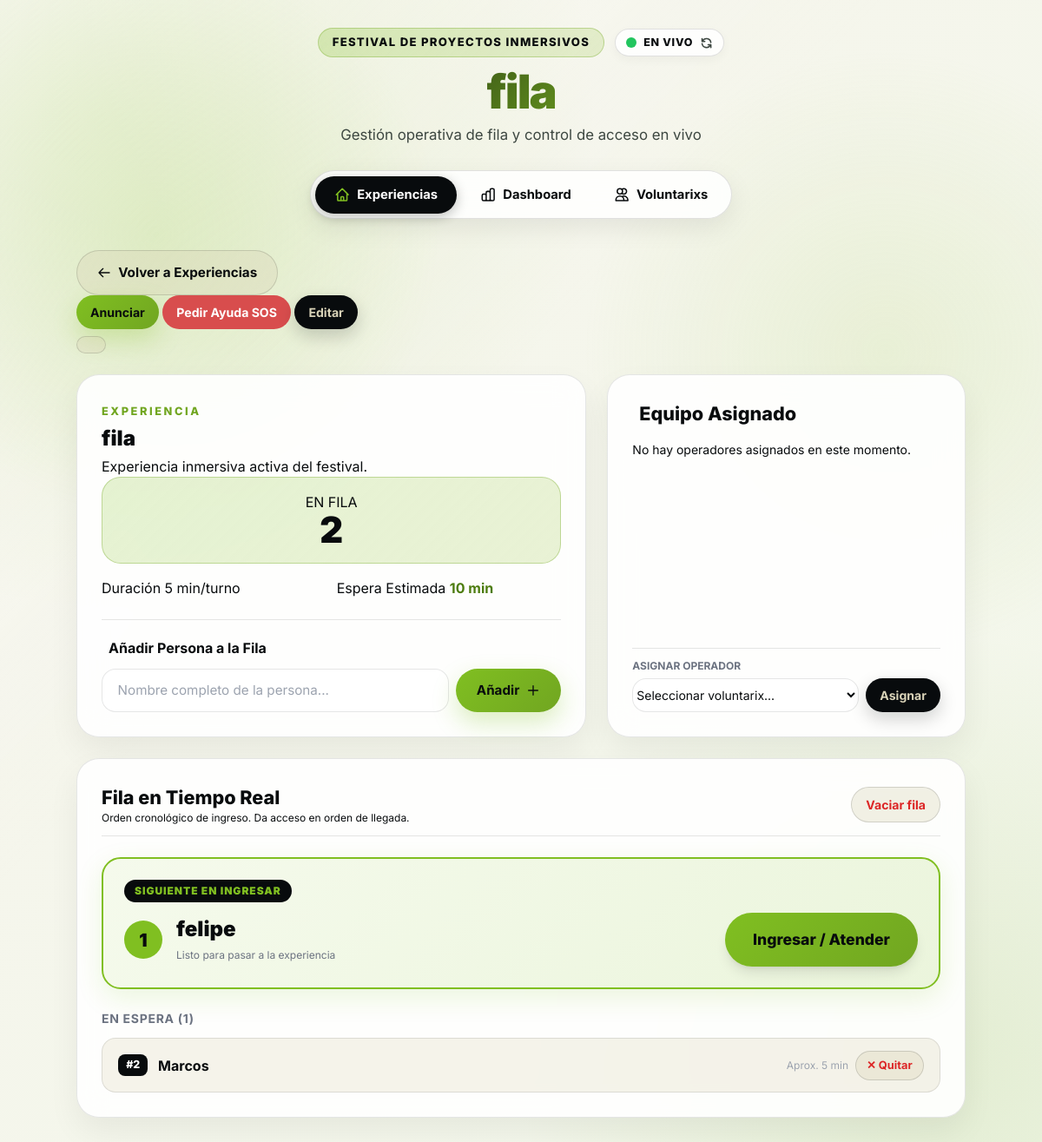
Page /attraction/2 on the committed database.
### tables this page shows
CREATE TABLE attractions (
                id INTEGER PRIMARY KEY AUTOINCREMENT,
                name TEXT NOT NULL UNIQUE,
                description TEXT,
                duration_minutes INTEGER DEFAULT 5
            );

CREATE TABLE queue (
                id INTEGER PRIMARY KEY AUTOINCREMENT,
                attraction_id INTEGER NOT NULL,
                person_name TEXT NOT NULL,
                timestamp DATETIME DEFAULT CURRENT_TIMESTAMP,
                FOREIGN KEY (attraction_id) REFERENCES attractions (id)
            );

### Fila-experiencias--main/app.py (the view)
@app.route('/attraction/<int:attraction_id>')
def attraction_detail(attraction_id):
    conn = get_db_connection()
    cursor = execute_query(conn, 'SELECT * FROM attractions WHERE id = ?', (attraction_id,))
    attraction = cursor.fetchone()
    cursor = execute_query(conn, 'SELECT * FROM queue WHERE attraction_id = ? ORDER BY timestamp', (attraction_id,))
    queue = cursor.fetchall()
    cursor = execute_query(conn, """
        SELECT * FROM volunteers
        WHERE attraction_id = ?
        ORDER BY name
    """, (attraction_id,))
    volunteers = cursor.fetchall()
    cursor = execute_query(conn, 'SELECT * FROM volunteers ORDER BY name')
    all_volunteers = cursor.fetchall()
    release_db_connection(conn)
    if attraction is None:
        return "Experiencia no encontrada", 404
    return render_template('attraction.html',
        attraction=attraction, queue=queue, volunteers=volunteers, all_volunteers=all_volunteers)

### Fila-experiencias--main/app.py (called while the page is built)
def get_db_connection():
    try:
        if USE_POSTGRES:
            if pg_pool:
                return pg_pool.getconn()
            else:
                import psycopg2
                return psycopg2.connect(DATABASE_URL, sslmode='require')
        else:
            import sqlite3
            conn = sqlite3.connect('event_attractions.db')
            conn.row_factory = sqlite3.Row
            return conn
    except Exception as e:
        print(f"Error de base de datos: {e}")
        raise

def release_db_connection(conn):
    if USE_POSTGRES and pg_pool and conn:
        pg_pool.putconn(conn)
    elif conn:
        conn.close()

def execute_query(conn, query, params=None):
    if USE_POSTGRES:
        import psycopg2.extras
        cursor = conn.cursor(cursor_factory=psycopg2.extras.RealDictCursor)
        query = query.replace('?', '%s')
    else:
        cursor = conn.cursor()
    if params:
        cursor.execute(query, params)
    else:
        cursor.execute(query)
    return cursor

### Fila-experiencias--main/templates/attraction.html (shortened to what this page needs)
{% extends 'base.html' %}
{% block page_title %}{{ attraction.name }}{% endblock %}
{% block page_subtitle %}Gestión operativa de fila y control de acceso en vivo{% endblock %}
{% block content %}
<div class="content-wrapper">
    <div class="toolbar-row">
        <a href="{{ url_for('index') }}" class="button button-muted">
            <svg class="w-4 h-4" fill="none" stroke="currentColor" viewBox="0 0 24 24"><path stroke-linecap="round" stroke-linejoin="round" stroke-width="2" d="M10 19l-7-7m0 0l7-7m-7 7h18"></path></svg>
            <span>Volver a Experiencias</span>
        </a>
        <div class="button-row">
            <button type="button" class="button button-primary btn-sm" onclick="toggleAnnouncementModal()">
                 Anunciar
            </button>
            <button type="button" class="button button-danger btn-sm" onclick="toggleSosModal()">
                 Pedir Ayuda SOS
            </button>
            <a href="{{ url_for('edit_attraction', attraction_id=attraction.id) }}" class="button button-secondary btn-sm">
                 Editar
            </a>
            <form action="{{ url_for('delete_attraction', attraction_id=attraction.id) }}" method="post" onsubmit="return confirm('¿Seguro que deseas eliminar esta experiencia?')">
                <button type="submit" class="button button-muted btn-sm text-red-600">
                </button>
            </form>
        </div>
    </div>
    <div class="grid gap-6 lg:grid-cols-12">
        <div class="card lg:col-span-7 flex flex-col justify-between">
            <div>
                <div class="section-header mb-4">
                    <div>
                        <span class="eyebrow">EXPERIENCIA</span>
                        <h2 class="text-2xl font-black text-expy-dark mb-1">{{ attraction.name }}</h2>
                        <p class="text-muted">{{ attraction.description or 'Experiencia inmersiva activa del festival.' }}</p>
                    </div>
                    <div class="stats-box-large">
                        <span class="stat-label">EN FILA</span>
                        <span class="stat-value-highlight">{{ queue|length }}</span>
                    </div>
                </div>
                <div class="grid grid-cols-2 gap-3 mt-4">
                    <div class="info-card">
                        <span class="info-label"> Duración</span>
                        <span class="info-value">{{ attraction.duration_minutes or 5 }} min/turno</span>
                    </div>
                    <div class="info-card">
                        <span class="info-label"> Espera Estimada</span>
                        <span class="info-value {% if (queue|length * (attraction.duration_minutes or 5)) > 30 %}text-red-600 font-bold{% elif queue|length > 0 %}text-lime-700 font-bold{% endif %}">
                            {% if queue|length > 0 %}
                                {{ (queue|length * (attraction.duration_minutes or 5)) }} min
                            {% else %}
                                0 min (Libre)
                            {% endif %}
                        </span>
                    </div>
                </div>
            </div>
            <div class="quick-add-section mt-6 pt-5 border-t border-black/10">
                <h3 class="text-base font-bold text-expy-dark mb-3 flex items-center gap-2">
                     Añadir Persona a la Fila
                </h3>
                <form action="{{ url_for('add_to_queue', attraction_id=attraction.id) }}" method="post" class="flex gap-2">
                    <input id="person_name" name="person_name" type="text" required placeholder="Nombre completo de la persona..." class="flex-1 !py-3" autofocus autocomplete="off">
                    <button type="submit" class="button button-primary whitespace-nowrap px-6">
                        <span>Añadir</span>
                        <svg class="w-4 h-4" fill="none" stroke="currentColor" viewBox="0 0 24 24"><path stroke-linecap="round" stroke-linejoin="round" stroke-width="2" d="M12 4v16m8-8H4"></path></svg>
                    </button>
                </form>
            </div>
        </div>
        <div class="card lg:col-span-5 flex flex-col justify-between">
            <div>
                <h3 class="section-title flex items-center gap-2">
                     Equipo Asignado
                </h3>
                {% if volunteers %}
                <div class="stacked-list max-h-52 overflow-y-auto pr-1">
                    {% for v in volunteers %}
                    <div class="volunteer-pill-row">
                        <div>
                            <p class="font-bold text-sm text-expy-dark">{{ v.name }}</p>
                            <span class="status-indicator-dot
                                {% if v.status == 'activo' %}dot-active
                                {% elif v.status == 'descanso' %}dot-break
                                {% elif v.status == 'comiendo' %}dot-eating
                                {% else %}dot-out{% endif %}">
                                {{ v.status|capitalize }}
                            </span>
                        </div>
                        <form action="{{ url_for('unassign_volunteer_from_attraction', attraction_id=attraction.id, volunteer_id=v.id) }}" method="post">
                            <button type="submit" class="button button-muted btn-xs" title="Quitar asignación">Quitar</button>
                        </form>
                    </div>
                    {% endfor %}
                </div>
                {% else %}
                <p class="text-muted text-sm my-4">No hay operadores asignados en este momento.</p>
                {% endif %}
            </div>
            {% if all_volunteers %}
            <form action="{{ url_for('assign_volunteer_to_attraction', attraction_id=attraction.id) }}" method="post" class="mt-4 pt-3 border-t border-black/10">
                <label for="volunteer_id" class="text-xs font-bold text-gray-500 uppercase">Asignar operador</label>
                <div class="flex gap-2 mt-1">
                    <select id="volunteer_id" name="volunteer_id" required class="flex-1 text-sm py-2">
                        <option value="">Seleccionar voluntarix...</option>
                    </select>
                    <button type="submit" class="button button-secondary btn-sm">Asignar</button>
                </div>
            </form>
            {% endif %}
        </div>
    </div>
    <div class="card">
        <div class="flex flex-wrap items-center justify-between gap-3 mb-6 pb-3 border-b border-black/10">
            <div>
                <h3 class="section-title !mb-0"> Fila en Tiempo Real</h3>
                <p class="text-muted text-xs">Orden cronológico de ingreso. Da acceso en orden de llegada.</p>
            </div>
            {% if queue %}
            <form action="{{ url_for('clear_queue', attraction_id=attraction.id) }}" method="post" onsubmit="return confirm('¿Seguro que deseas vaciar TODA la fila?')">
                <button type="submit" class="button button-muted btn-sm text-red-600 hover:text-red-700">
                     Vaciar fila
                </button>
            </form>
            {% endif %}
        </div>
        {% if queue %}
        {% set next_person = queue[0] %}
        <div class="next-person-hero mb-6">
            <div class="flex items-center gap-3">
                <span class="next-badge">SIGUIENTE EN INGRESAR</span>
            </div>
            <div class="flex flex-wrap items-center justify-between gap-4 mt-3">
                <div class="flex items-center gap-4">
                    <div class="pos-circle">1</div>
                    <div>
                        <h4 class="text-2xl font-black text-expy-dark">{{ next_person.person_name }}</h4>
                        <span class="text-xs text-gray-500">Listo para pasar a la experiencia</span>
                    </div>
                </div>
                <div class="flex gap-2">
                    <form action="{{ url_for('next_person', queue_id=next_person.id) }}" method="post">
                        <button type="submit" class="button button-primary btn-lg shadow-lg">
                            <span> Ingresar / Atender</span>
                        </button>
                    </form>
                </div>
            </div>
        </div>
        {% if queue|length > 1 %}
        <h4 class="text-sm font-bold uppercase tracking-wider text-gray-500 mb-3">En espera ({{ queue|length - 1 }})</h4>
        <div class="grid gap-2">
            {% for person in queue[1:] %}
            <div class="queue-row-card">
                <div class="flex items-center gap-3">
                    <span class="queue-pos-pill">#{{ loop.index + 1 }}</span>
                    <span class="font-bold text-expy-dark">{{ person.person_name }}</span>
                </div>
                <div class="flex items-center gap-2">
                    <span class="text-xs text-gray-400">
                        Aprox. {{ loop.index * (attraction.duration_minutes or 5) }} min
                    </span>
                    <form action="{{ url_for('next_person', queue_id=person.id) }}" method="post" onsubmit="return confirm('¿Quitar a esta persona de la fila?')">
                        <button type="submit" class="button button-muted btn-xs text-red-600" title="Quitar de fila">
                            ✕ Quitar
                        </button>
                    </form>
                </div>
            </div>
            {% endfor %}
        </div>
        {% endif %}
        {% endif %}
    </div>
</div>
{% endblock %}

### rows in the picture
attractions: name "fila", description "Experiencia inmersiva activa del festival.", duration_minutes "5"
queue: person_name "felipe"
queue: person_name "Marcos"

### other values in the picture
{{ queue|length }} "2"
{{ (queue|length * (attraction.duration_minutes or 5)) }} "10"
{{ queue|length - 1 }} "1"
